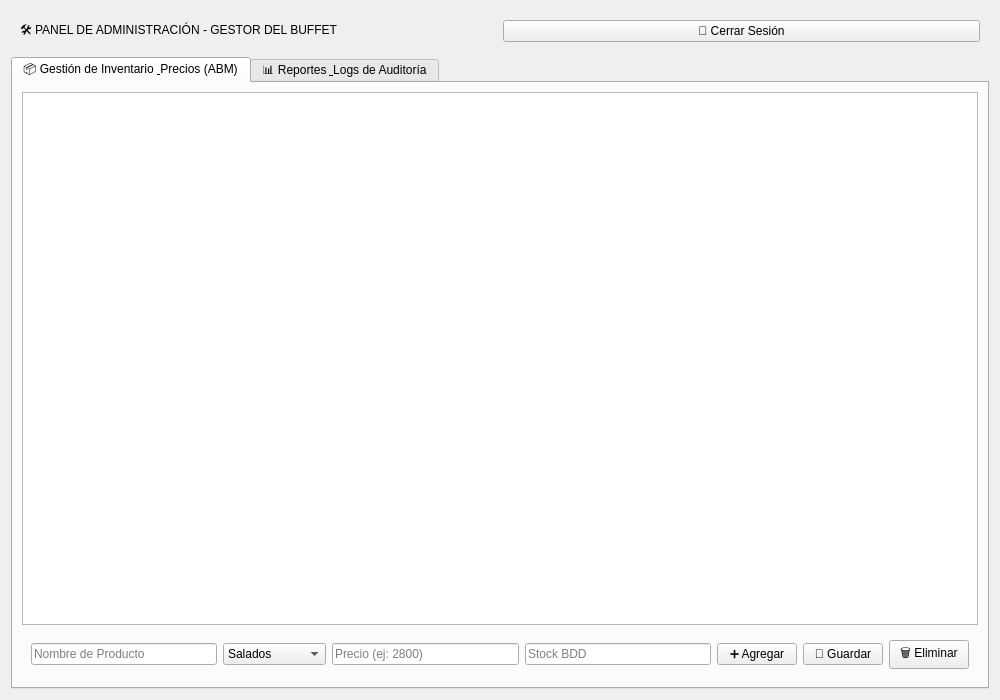
<?xml version="1.0" encoding="UTF-8"?>
<ui version="4.0">
 <class>AdminWindow</class>
 <widget class="QWidget" name="AdminWindow">
  <property name="geometry">
   <rect>
    <x>0</x>
    <y>0</y>
    <width>1000</width>
    <height>700</height>
   </rect>
  </property>
  <property name="windowTitle">
   <string>Panel de Administración - Gestor del Buffet</string>
  </property>
  <layout class="QVBoxLayout" name="verticalLayoutMain">
   <item>
    <widget class="QFrame" name="headerFrame">
     <layout class="QHBoxLayout" name="layoutHeader">
      <item>
       <widget class="QLabel" name="lblAdminTitle">
        <property name="text">
         <string>🛠️ PANEL DE ADMINISTRACIÓN - GESTOR DEL BUFFET</string>
        </property>
       </widget>
      </item>
      <item>
       <widget class="QPushButton" name="btnLogout">
        <property name="text">
         <string>🚪 Cerrar Sesión</string>
        </property>
       </widget>
      </item>
     </layout>
    </widget>
   </item>
   <item>
    <widget class="QTabWidget" name="tabWidgetAdmin">
     <widget class="QWidget" name="tabAbm">
      <attribute name="title">
       <string>📦 Gestión de Inventario &amp; Precios (ABM)</string>
      </attribute>
      <layout class="QVBoxLayout" name="layoutAbm">
       <item>
        <widget class="QTableWidget" name="tableProductosAdmin"/>
       </item>
       <item>
        <widget class="QFrame" name="cardFormAbm">
         <layout class="QHBoxLayout" name="layoutForm">
          <item>
           <widget class="QLineEdit" name="txtNombreProd">
            <property name="placeholderText">
             <string>Nombre de Producto</string>
            </property>
           </widget>
          </item>
          <item>
           <widget class="QComboBox" name="comboCategoria">
            <item>
             <property name="text">
              <string>Salados</string>
             </property>
            </item>
            <item>
             <property name="text">
              <string>Dulces</string>
             </property>
            </item>
            <item>
             <property name="text">
              <string>Bebidas</string>
             </property>
            </item>
            <item>
             <property name="text">
              <string>Menú del Día</string>
             </property>
            </item>
           </widget>
          </item>
          <item>
           <widget class="QLineEdit" name="txtPrecioProd">
            <property name="placeholderText">
             <string>Precio (ej: 2800)</string>
            </property>
           </widget>
          </item>
          <item>
           <widget class="QLineEdit" name="txtStockProd">
            <property name="placeholderText">
             <string>Stock BDD</string>
            </property>
           </widget>
          </item>
          <item>
           <widget class="QPushButton" name="btnAgregarProd">
            <property name="text">
             <string>➕ Agregar</string>
            </property>
           </widget>
          </item>
          <item>
           <widget class="QPushButton" name="btnGuardarEdit">
            <property name="text">
             <string>💾 Guardar</string>
            </property>
           </widget>
          </item>
          <item>
           <widget class="QPushButton" name="btnEliminarProd">
            <property name="text">
             <string>🗑️ Eliminar</string>
            </property>
           </widget>
          </item>
         </layout>
        </widget>
       </item>
      </layout>
     </widget>
     <widget class="QWidget" name="tabLogs">
      <attribute name="title">
       <string>📊 Reportes &amp; Logs de Auditoría</string>
      </attribute>
      <layout class="QVBoxLayout" name="layoutLogs">
       <item>
        <widget class="QTableWidget" name="tableLogsAdmin"/>
       </item>
      </layout>
     </widget>
    </widget>
   </item>
  </layout>
 </widget>
 <resources/>
 <connections/>
</ui>
